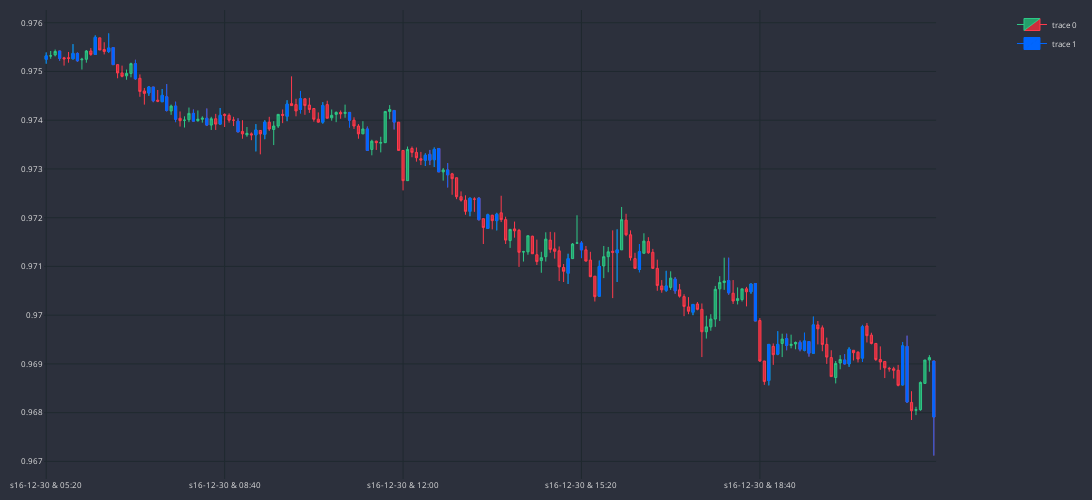

The notebook cell saved with this chart:
### Code cell
MARKER = '#0066FF'

dfp = df_an.iloc[-200:]
cp = CandlePlotting(dfp, candele=True)
df_temp = cp.df_plot[cp.df_plot.ENGULFING == True]

cp.fig.add_trace(go.Candlestick(
                x=df_temp.sTime,
                open=df_temp.mid_o,
                high=df_temp.mid_h,
                low=df_temp.mid_l,
                close=df_temp.mid_c,
                line=dict(width=1),
                opacity=1,
                increasing_fillcolor=MARKER,
                decreasing_fillcolor=MARKER,
                increasing_line_color=MARKER,
                decreasing_line_color=MARKER
            ))
cp.show_plot()
